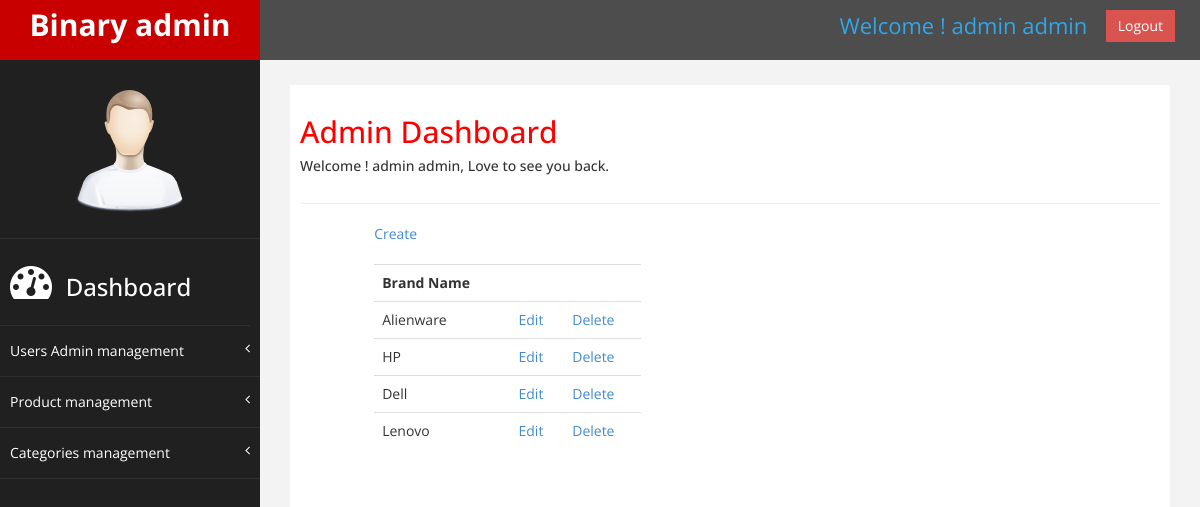
Screenshot of /Admin/_view-categories.php (signed in) with the database file from the repository.
### tables this page shows
CREATE TABLE `category`
(
    `brand_id`   int(11) NOT NULL,
    `brand_name` varchar(50) NOT NULL
);

### Database/DBController.php (called while the page is built, shortened)
<?php
class DBController
{
    protected $host = 'localhost';
    protected $user = 'root';
    protected $password = '';
    protected $database = 'laptop-store';
    public function __construct()
    {
        $this->con = mysqli_connect($this->host, $this->user, $this->password, $this->database);
    }
}

### Database/_validate-helper.php (called while the page is built, shortened)
<?php
function get_admin_info($con, $admin_id): bool|array
{
    $query = "SELECT first_name, last_name, ad_user FROM admin WHERE admin_id=?";
    try
    {
        $init_statement_getInfo = $con->stmt_init();
    }
    catch (ErrorException $er) {
        print "Error: " . $er->getMessage();
    }
    $init_statement_getInfo->prepare($query);
    $init_statement_getInfo->bind_param('i', $admin_id);
    $init_statement_getInfo->execute();
    $result = mysqli_stmt_get_result($init_statement_getInfo);
    $row = mysqli_fetch_array($result);
    return empty($row) ? false : $row;
}

### functions.php (called while the page is built, shortened)
<?php
require('Database/DBController.php');
require('Database/Product.php');
require('Database/Categories.php');
$db = new DBController();
$product = new Product($db);
$item_brand = $product->getItemBrand();
$categories = new Categories($db);
$categories_import = $categories->getCateData();

### Database/Categories.php (called while the page is built, shortened)
<?php
class Categories
{
    public $db = null;
    public function __construct(DBController $db)
    {
        $this->db = $db;
    }
    public function getCateData(string $cateTable = 'category'): array
    {
        $query_product = $this->db->con->query("SELECT * FROM {$cateTable}");
        $cateArray = array();
        while ($item = mysqli_fetch_array($query_product, MYSQLI_ASSOC)) {
            $cateArray[] = $item;
        }
        return $cateArray;
    }
}

### Database/Product.php (called while the page is built, shortened)
<?php
class Product
{
    public $db = null;
    public function __construct(DBController $db)
    {
        $this->db = $db;
    }
    public function getItemBrand(string $categoryTable = 'category')
    {
        $query_brand = $this->db->con->query("SELECT * FROM {$categoryTable}");
        $categoryArray = array();
        while ($item = mysqli_fetch_array($query_brand, MYSQLI_ASSOC)) {
            $categoryArray[] = $item;
        }
        return $categoryArray;
    }
}

### Admin/_view-categories.php (the view, shortened to what this page needs)
<!DOCTYPE html>
<html xmlns="http://www.w3.org/1999/xhtml">
<?php
include('header.php');
?>
<body>
<?php
include('sub-menu.php');
include('menuAdmin.php');
?>
<div id="page-wrapper">
    <div id="page-inner">
        <div class="row">
            <div class="col-md-12">
                <h2>Admin Dashboard</h2>
                <h5>Welcome ! <?php echo $user_admin['first_name'] . " " . $user_admin['last_name'] ?? 'Tung Huynh' ?>,
                    Love to see you back.
                </h5>
            </div>
        </div>
        <hr/>
        <div class="row">
            <div class="col-sm-4 col-lg-offset-1">
                <a href="_create-categories.php">Create</a>
                <br>
                <br>
                <table class="table table-hover">
                    <tr>
                        <th scope="col">
                            <span> Brand Name  </span>
                        </th>
                        <th scope="col">
                        </th>
                        <th scope="col">
                        </th>
                    </tr>
                    <?php foreach ($categories_import as $item) { ?>
                        <tr>
                            <td scope="row">
                                <span><?php echo $item['brand_name'] ?? "Brand Name"; ?></span>
                            </td>
                            <td>
                                <span> <a href="<?php printf('%s?brand_id=%s', '_edit-categories.php', $item['brand_id']); ?>">
                                        Edit</a>
                                </span>
                            </td>
                            <td>
                                <span> <a href="<?php printf('%s?brand_id=%s', '_delete-categories.php', $item['brand_id']); ?>">
                                        Delete</a>
                                </span>
                            </td>
                        </tr>
                    <?php } ?>
                </table>
            </div>
        </div>
    </div>
</div>
</body>
</html>

### Admin/sub-menu.php (shortened to what this page needs)
<div id="wrapper">
    <nav class="navbar navbar-default navbar-cls-top " role="navigation" style="margin-bottom: 0">
        <div class="navbar-header">
            <a class="navbar-brand" href="index.html">Binary admin</a>
        </div>
        <?php
        if (!empty($_SESSION['admin_id'])) {
            echo '
                <div style="color: white; padding: 10px 25px 5px 5px; float: right;font-size: 16px;">&nbsp;
                <a href="_logout-admin.php" class="btn btn-danger square-btn-adjust">Logout</a>
                </div>';
            echo '<div style="color: #2EA7EB; padding: 10px 5px 5px 5px; float: right; font-size: 22px;">';
            echo "Welcome !" . " " . $user_admin['first_name'] . " " . $user_admin['last_name'] . " ";
            echo '</div>';
        } else {
            header('location: _login-admin.php');
        }
        ?>

### Admin/assets/css/custom.css (style rules this page uses)
body { font-family: 'Open Sans', sans-serif; }
#wrapper { width: 100%; background: #202020; }
#page-wrapper { padding: 15px 15px; min-height: 600px; background: #F3F3F3; }
#page-inner { width: 100%; margin: 10px 20px 10px 0px; background-color: #fff !important; padding: 10px; min-height: 1200px; }
h2 { color: #f00; }
.square-btn-adjust { border: 0px solid transparent; -webkit-border-radius: 0px; -moz-border-radius: 0px; border-radius: 0px; }
.navbar-cls-top .navbar-brand { color: #fff; background: #C90000; width: 260px; text-align: center; height: 60px; font-size: 30px; font-weight: 700; }
.navbar-cls-top { background: #4D4D4D; border-bottom: none; }
.navbar-default { border: 0px solid black; }
.navbar-header { background: #A70303; }
@media (min-width: 768px) { #page-wrapper { margin: 0 0 0 260px; padding: 15px 30px; min-height: 1200px; } }
@media (min-width: 768px) { .navbar { border-radius: 0px; } }

### rows the page displays
category: brand_name "Alienware"
category: brand_name "HP"
category: brand_name "Dell"
category: brand_name "Lenovo"

### other values shown
$user_admin['first_name'] "admin"
$user_admin['last_name'] "admin"
$user_admin['first_name'] . " " . $user_admin['last_name'] "admin admin"
